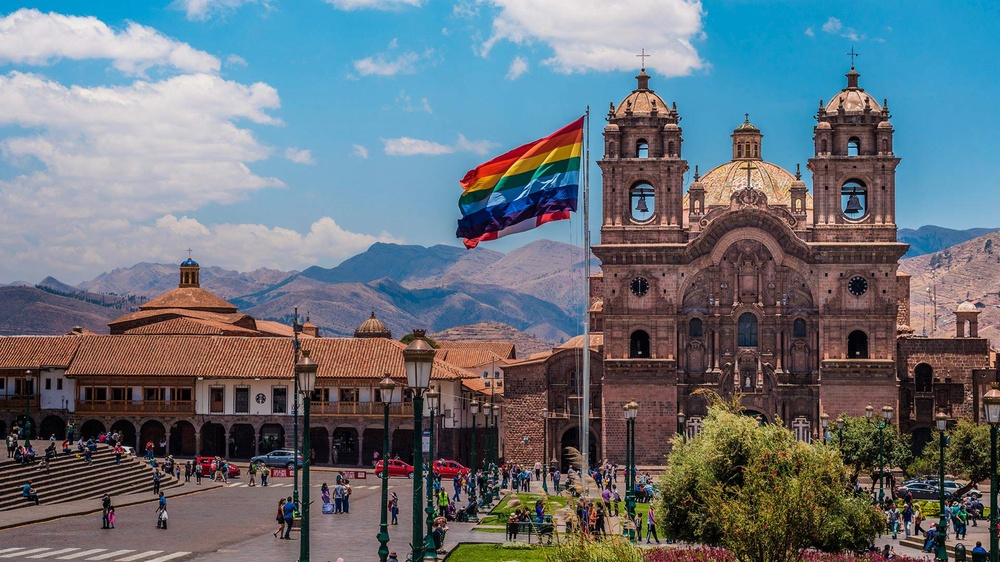
#> input picture 10/cusco.jpg, 1000 x 562 px, shrunk from 1920 x 1080 before the run, found by its file name
$ python 10.py
#> lines starting #> are read from the running program, lines starting #| are printed output that depends on the picture; after the words box and inside, x2 and y2 are one past the last pixel; in counts of white or black regions, pixels touching at a corner belong together
import cv2  as cv
import numpy as np

imagemOriginal = cv.imread('C:/enviroment/learningOpenCV/10/cusco.jpg')
#> imagemOriginal is the input picture: shape (562, 1000, 3); mean B, G, R 122.4, 114, 105.2
cv.imshow('Original', imagemOriginal)

imagemCinza = cv.cvtColor(imagemOriginal, cv.COLOR_BGR2GRAY)
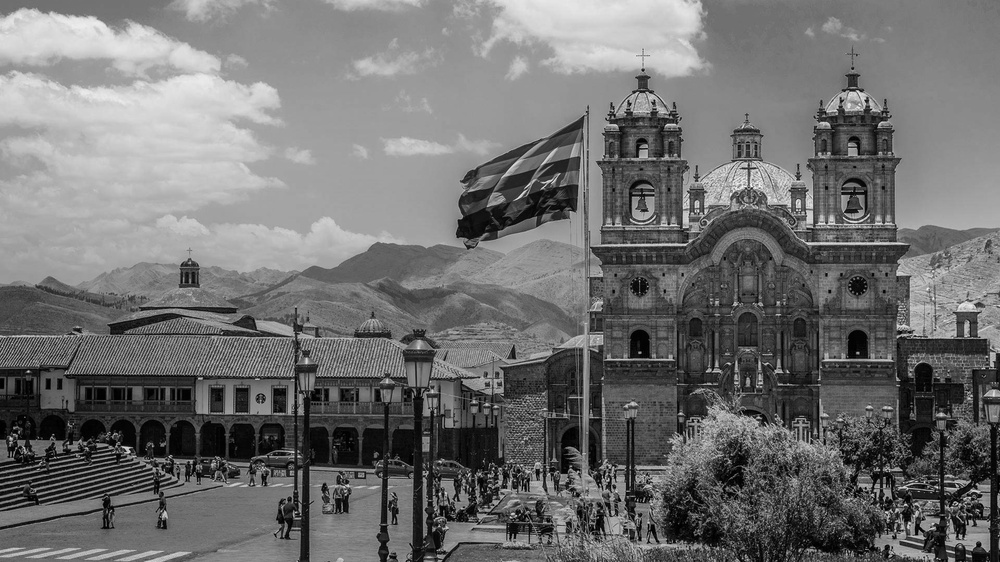
#> imagemCinza: shape (562, 1000); min 0, max 253, mean 112.3
cv.imshow('Cinza', imagemCinza)


altura, largura = imagemCinza.shape
#> altura = 562; largura = 1000
print('Altura: \n Largura: ', altura, largura)
#| Altura:
#|  Largura:  562 1000

matrizDaImagem = np.zeros((altura, largura), dtype=np.uint8)

matrizDaImagemComLimiar = np.zeros((altura, largura), dtype=np.uint8)

limiar = 110
valorMaximo = 190

for i in range(altura):
    for j in range(largura):
        pixel = imagemCinza[i, j]
        matrizDaImagem[i, j] = pixel
        if pixel > limiar:
            matrizDaImagemComLimiar[i, j] = valorMaximo
        else:
            matrizDaImagemComLimiar[i, j] = 0
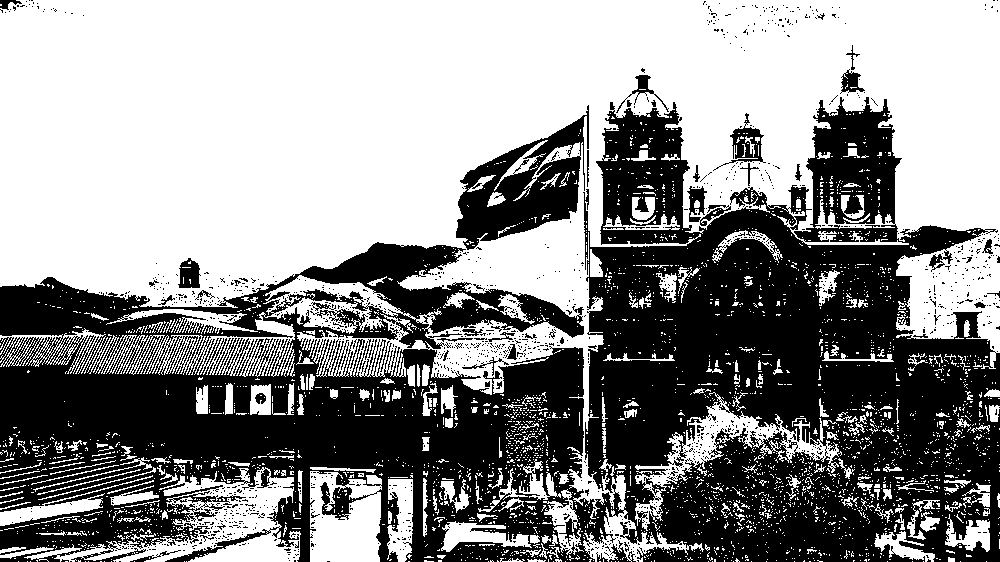
#> matrizDaImagemComLimiar: shape (562, 1000); values 0 (black) and 190 (white), 55.7% white; 1316 black regions (1260 under 20 px), largest, box (x1, y1, x2, y2) and area: (0, 97, 1000, 562) 232125, (456, 105, 589, 250) 8598, (713, 113, 766, 171) 788

#identifico o pixel atual com os contadores, atribuo ele na respectiva
# coordenada da matriz e comparo: esse pixel é maior do que o limiar?
# se sim, atribuo o valor máximo, se não, atribuo 0.


caminho = 'C:/enviroment/learningOpenCV/10/matrizdaimagem.txt'
caminho2 = 'C:/enviroment/learningOpenCV/10/matrizdaimagemcomlimiar.txt'

np.savetxt(caminho, matrizDaImagem, fmt='%d')
np.savetxt(caminho2, matrizDaImagemComLimiar, fmt='%d') #ver o efeito limiar na matriz
print(matrizDaImagem)
#> (printed output is left out)

cv.imshow('Matriz', matrizDaImagem)
cv.imshow('Matriz com limiar', matrizDaImagemComLimiar)

cv.waitKey(0)
cv.destroyAllWindows()
